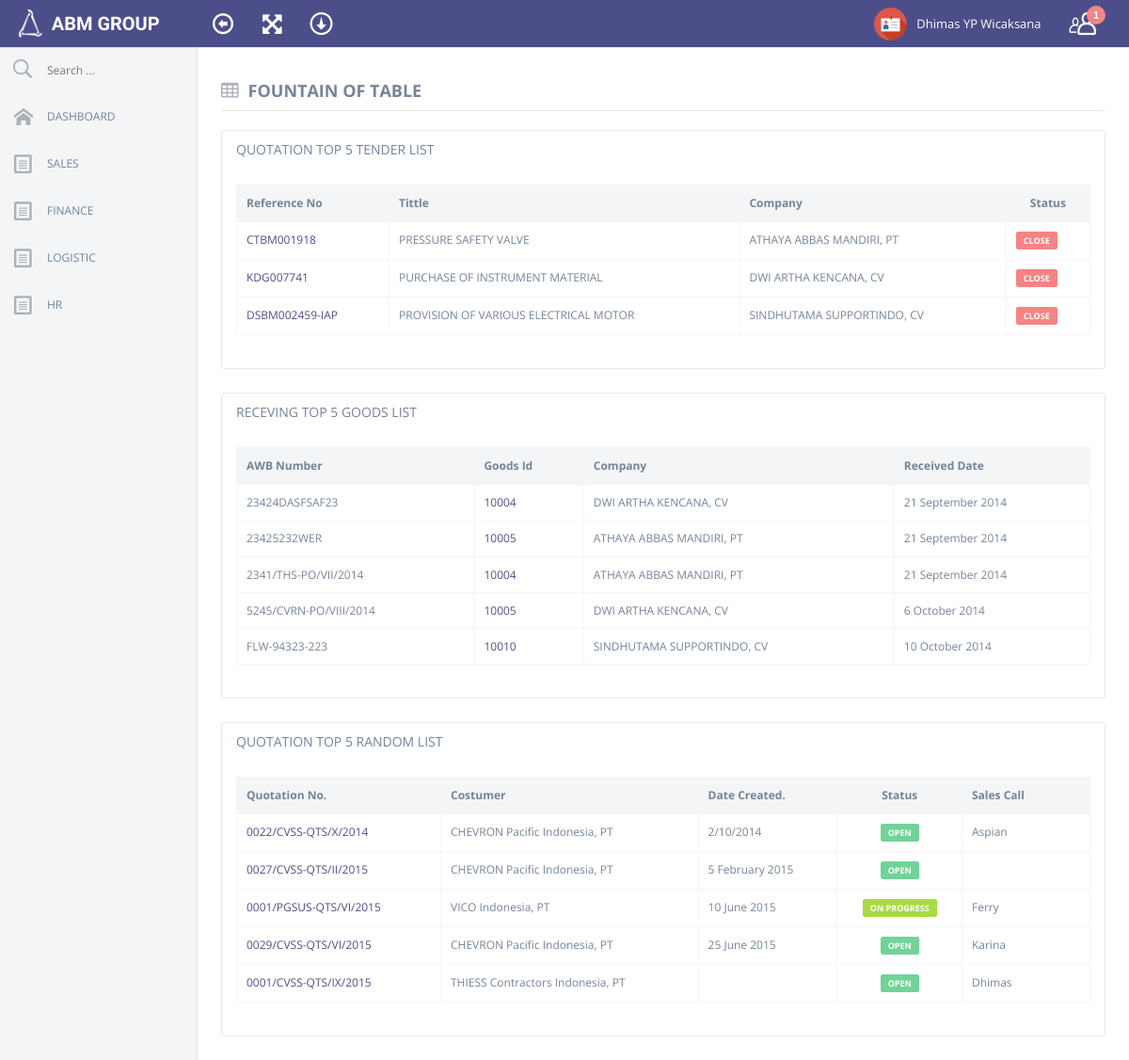
The app's page /dashboard.php?.idm=03b9dccb9f840822af6d4768c8194697&&dis-03b9dccb9f840822af6d4768c819469703b9dccb9f840822af6d4768c8194697 (signed in) with its own data.
### tables this page shows
CREATE TABLE IF NOT EXISTS `employee` (
`id_karyawan` int(255) NOT NULL,
  `no_pegawai` int(255) DEFAULT NULL,
  `join_date` varchar(100) DEFAULT '',
  `status_karyawan` varchar(1000) DEFAULT '',
  `kode_company` varchar(100) DEFAULT '',
  `nama_depan` varchar(1000) DEFAULT '',
  `nama_tengah` varchar(1000) DEFAULT '',
  `nama_belakang` varchar(1000) DEFAULT '',
  `tempat_lahir` varchar(1000) DEFAULT '',
  `ttl_karyawan` varchar(1000) DEFAULT '',
  `alamat_karyawan` varchar(1000) DEFAULT '',
  `kota_karyawan` varchar(1000) DEFAULT '',
  `kodepos_karyawan` int(255) DEFAULT NULL,
  `propinsi_karyawan` varchar(1000) DEFAULT '',
  `negara_karyawan` varchar(1000) DEFAULT '',
  `telpon_karyawan` varchar(1000) DEFAULT '',
  `mobile_karyawan` varchar(1000) DEFAULT '',
  `email_karyawan` varchar(1000) DEFAULT '',
  `job_tittle` varchar(1000) DEFAULT '',
  `basic_salary` int(255) DEFAULT NULL,
  `meals_salary` int(255) DEFAULT NULL,
  `npwp` varchar(1000) DEFAULT '',
  `bpjs` varchar(1000) DEFAULT '',
  `sex` varchar(1000) DEFAULT '',
  `martial_status` varchar(1000) DEFAULT '',
  `spouse_name` varchar(1000) DEFAULT '',
  `no_child` int(10) DEFAULT NULL,
  `emergency_contact` varchar(1000) DEFAULT '',
  `emergency_phone` varchar(1000) DEFAULT '',
  `id_type` varchar(1000) DEFAULT '',
  `id_no` varchar(1000) DEFAULT '',
  `foto` varchar(1000) DEFAULT '',
  `status` int(10) DEFAULT NULL,
  `vis` int(10) DEFAULT NULL,
  `create_user` varchar(1000) DEFAULT '',
  `create_date` varchar(1000) DEFAULT '',
  `modified_user` varchar(1000) DEFAULT '',
  `modified_date` varchar(1000) DEFAULT ''
);

CREATE TABLE IF NOT EXISTS `tender` (
`tenderId` int(11) unsigned NOT NULL,
  `companyId` varchar(11) DEFAULT NULL,
  `clientId` int(11) DEFAULT NULL,
  `currencyId` int(11) DEFAULT NULL,
  `referenceNo` varchar(1000) DEFAULT NULL,
  `tittleTender` text,
  `createDate` date DEFAULT NULL,
  `closeDate` date DEFAULT NULL,
  `salesCall` int(11) DEFAULT NULL,
  `statusTender` int(11) DEFAULT NULL,
  `remark` text,
  `modDate` date DEFAULT NULL,
  `modUser` int(11) DEFAULT NULL,
  `vis` int(11) DEFAULT NULL,
  `doc` text
);

CREATE TABLE IF NOT EXISTS `company` (
`id_company` int(255) NOT NULL,
  `akta_notaris` varchar(1000) NOT NULL DEFAULT '',
  `npwp` varchar(100) DEFAULT NULL,
  `type_industry` varchar(1000) DEFAULT NULL,
  `skala_usaha` varchar(100) DEFAULT NULL,
  `kode_company` varchar(1000) NOT NULL,
  `nama_company` varchar(1000) NOT NULL,
  `kota_lahir` varchar(100) NOT NULL,
  `tanggal_lahir` varchar(100) NOT NULL,
  `direktur` varchar(1000) NOT NULL,
  `coms_1` varchar(1000) DEFAULT NULL,
  `coms_2` varchar(1000) DEFAULT NULL,
  `alamat_company` text NOT NULL,
  `kota_company` varchar(1000) NOT NULL,
  `kodepos_company` int(255) NOT NULL,
  `propinsi_company` varchar(1000) NOT NULL,
  `negara_company` varchar(1000) NOT NULL,
  `telpon_company` varchar(1000) NOT NULL,
  `email_company` varchar(1000) NOT NULL,
  `situs` varchar(100) NOT NULL,
  `domain` varchar(1000) NOT NULL,
  `vis` int(10) NOT NULL,
  `create_user` varchar(1000) NOT NULL,
  `create_date` varchar(1000) NOT NULL,
  `modified_user` varchar(1000) NOT NULL,
  `modified_date` varchar(1000) NOT NULL
);

CREATE TABLE IF NOT EXISTS `inventory` (
`id_inv` int(255) NOT NULL,
  `noreg_inv` int(255) NOT NULL,
  `reference_no` varchar(1000) NOT NULL,
  `company_no` varchar(100) NOT NULL,
  `client_no` varchar(100) NOT NULL,
  `supplier_no` varchar(100) NOT NULL,
  `po_out` varchar(1000) NOT NULL,
  `goods_no` int(255) NOT NULL,
  `nama_barang` varchar(1000) NOT NULL,
  `jumlah` int(255) NOT NULL,
  `unit` varchar(100) NOT NULL,
  `date` varchar(1000) NOT NULL,
  `remark` varchar(1000) NOT NULL,
  `status` int(255) NOT NULL,
  `foto` varchar(100) NOT NULL,
  `swh` int(10) NOT NULL,
  `vis` int(10) NOT NULL,
  `create_user` varchar(1000) NOT NULL,
  `create_date` varchar(1000) NOT NULL,
  `modified_user` varchar(1000) NOT NULL,
  `modified_date` varchar(1000) NOT NULL
);

CREATE TABLE IF NOT EXISTS `quote` (
`id_quote` int(255) NOT NULL,
  `client_no` int(255) NOT NULL,
  `company_no` varchar(1000) NOT NULL,
  `kode` int(10) NOT NULL,
  `currency_no` int(255) NOT NULL,
  `quote_no` varchar(1000) NOT NULL,
  `reference_no` varchar(1000) NOT NULL,
  `date` varchar(1000) NOT NULL,
  `dateQts` date NOT NULL,
  `expired_days` int(255) NOT NULL,
  `create_user` varchar(1000) NOT NULL,
  `create_date` varchar(1000) NOT NULL,
  `tax` int(255) NOT NULL,
  `file_doc` varchar(1000) NOT NULL,
  `status` varchar(1000) NOT NULL,
  `vis` int(255) NOT NULL,
  `remark` text NOT NULL,
  `modified_user` varchar(1000) NOT NULL,
  `modified_date` varchar(1000) NOT NULL
);

CREATE TABLE IF NOT EXISTS `client` (
`id_client` int(255) NOT NULL,
  `nama_client` varchar(1000) DEFAULT '',
  `alamat_client` text,
  `kota_client` varchar(1000) DEFAULT '',
  `kodepos_client` int(255) DEFAULT NULL,
  `propinsi_client` varchar(1000) DEFAULT '',
  `negara_client` varchar(1000) DEFAULT '',
  `telpon_client` varchar(1000) DEFAULT '',
  `email_client` varchar(1000) DEFAULT '',
  `situs` varchar(100) DEFAULT '',
  `tags` varchar(1000) DEFAULT '',
  `vis` int(10) DEFAULT NULL,
  `logo` varchar(1000) DEFAULT '',
  `create_user` varchar(1000) DEFAULT '',
  `create_date` varchar(1000) DEFAULT '',
  `modified_user` varchar(1000) DEFAULT '',
  `modified_date` varchar(1000) DEFAULT ''
);

### dashboard.php (the view, shortened to what this page needs)
<?PHP
	  $id2=$_SESSION['SESS_MEMBER_ID'];
	  $tampil= mysql_query("select * from user where id_pegawai='$id2'");
	  $data_tampil = mysql_fetch_array($tampil);
	  $kd_role = $data_tampil['role'];
	if ($kd_role == "1") {
    include ("head_meta.php");
?>
<body>
<?PHP
include ("header.php");
include ("sidebar.php");
?>
<div id="content">
  <div class=content-wrapper>
    <div class="outlet">
          <div class=page-header>
            <h4><i class="fa-table s20"></i> FOUNTAIN OF TABLE</h4>
          </div>
      <div class=row>
        <div class="col-lg-12 col-md-12">
          <div class="panel panel-default plain panelMove panelRefresh">
            <div class="panel-heading white-bg">
              <h4 class=panel-title>QUOTATION TOP 5 TENDER LIST</h4>
            </div>
            <div class=panel-body>
              <table class="table table-bordered">
                <thead>
                  <tr>
                    <th>Reference No
                    <th>Tittle
                    <th>Company
                    <th class="text-center">Status
                <tbody>
          <?PHP
              $tdr= mysql_query("select * from tender order by tenderId limit 0, 5");
            While($tdr2= mysql_fetch_assoc($tdr))
              {
                echo '<tr>';
                echo '<td><a href="tenderView.php?kd='.$tdr2["tenderId"].'" target="_Blank">'.$tdr2['referenceNo'];
                echo '</a><td>'.$tdr2["tittleTender"];
                          $cmpy=$tdr2['companyId'];
                          $cmpy2= mysql_query("select * from `company` where kode_company='$cmpy'") or die(mysql_error());
                          $cmpy3= mysql_result($cmpy2, 0, 'nama_company');
                echo '<td>'.$cmpy3;
                          $todays_date = date("y-m-d");
                          $close_date = $tdr2['closeDate'];
                          $today = strtotime($todays_date);
                          $expiration_date = strtotime($close_date);
                            if ($expiration_date > $today) {
                              echo '<td>'.'<span class="label label-success">OPEN</span>';
                            } else {
                              echo '<td>'.'<span class="label label-danger">CLOSE</span>';
                            }
              }
          ?>
              </table>
            </div>
          </div>
        </div>
        <div class="col-lg-12 col-md-12">
          <div class="panel panel-default plain panelMove panelRefresh">
            <div class="panel-heading white-bg">
              <h4 class=panel-title>RECEVING TOP 5 GOODS LIST</h4>
            </div>
            <div class=panel-body>
              <table class="table table-bordered">
                <thead>
                  <tr>
                    <th>AWB Number
                    <th>Goods Id
                    <th>Company
                    <th>Received Date
                <tbody>
          <?PHP
              $inv= mysql_query("select * from inventory order by id_inv limit 0, 5");
            While($inv2= mysql_fetch_assoc($inv))
              {
                echo '<tr>';
                echo '<td>'.$inv2['reference_no'];
                echo '<td><a href="detail_barang.php?kd='.$inv2["goods_no"].'" target="_Blank">'.$inv2['goods_no'];
                echo '</a>';
                          $cmpy=$inv2['company_no'];
                          $cmpy2= mysql_query("select * from `company` where kode_company='$cmpy'") or die(mysql_error());
                          $cmpy3= mysql_result($cmpy2, 0, 'nama_company');
                echo '<td>'.$cmpy3;
                echo '<td>'.$inv2["create_date"];
              }
          ?>
              </table>
            </div>
          </div>
        </div>
        <div class="col-lg-12 col-md-12">
          <div class="panel panel-default plain panelMove panelRefresh">
            <div class="panel-heading white-bg">
              <h4 class=panel-title>QUOTATION TOP 5 RANDOM LIST</h4>
            </div>
            <div class=panel-body>
              <table class="table table-bordered">
                <thead>
                  <tr>
                    <th>Quotation No.
                    <th>Costumer
                    <th>Date Created.
                    <th class="text-center">Status
                    <th class=per15>Sales Call
                <tbody>
          <?PHP $qt= mysql_query("select * from quote order by rand() limit 0, 5");
            While($qt2= mysql_fetch_assoc($qt))
              {
                echo '<tr>';
                echo '<td><a href="detail_penawaran.php?qo='.$qt2["quote_no"].'" target="_Blank">'.$qt2['quote_no'];
                          $clnt=$qt2['client_no'];
                          $clnt2= mysql_query("select * from `client` where id_client='$clnt'") or die(mysql_error());
                          $clnt3= mysql_result($clnt2, 0, 'nama_client');
                echo '</a><td>'.$clnt3;
                echo '<td>'.$qt2['date'];
                echo '<td class="text-center">';
                          $dt= $qt2['status'];
                          if ($dt == "10") { echo '<span class="label label-success">OPEN</span>'; }
                          else if ($dt == "11") { echo '<span class="label label-lime">ON PROGRESS</span>'; }
                          else if ($dt == "12") { echo '<span class="label label-danger">EXPIRED</span>'; }
                          else if ($dt == "13") { echo '<span class="label label-yellow">CLOSE</span>'; }
                          else if ($dt == "14") { echo '<a href="detail_quote.php"><span class="label label-purple">INVOICE</span></a>'; }
                          $sal=$qt2['quote_no'];
                          $sal2= mysql_query("select * from `tlquote` where noQuote='$sal'") or die(mysql_error());
                          $sal3= mysql_result($sal2, 0, 'salesQuote');
                          $sal4= mysql_query("select * from `employee` where no_pegawai='$sal3'") or die(mysql_error());
                          $sal5= mysql_result($sal4, 0, 'nama_depan');
                echo '<td>'.$sal5;
              }
          ?>
              </table>
            </div>
          </div>
        </div>
      </div>
</div>
<?PHP 	}  else { header("Location: error_page.php"); } ?>

### head_meta.php (shortened to what this page needs)
<!DOCTYPE html>
<html lang=en>
<head>
<link rel=stylesheet href=assets/css/main.min.css>

### header.php (shortened to what this page needs)
Start #header -->
<div id="header">
  <div class=container-fluid>
    <div class=navbar>
      <div class="navbar-header">
        <a class=navbar-brand href=dashboard.php>
          <img style="margin: 5px 5px 10px 20px;" width="25" height="30" src=assets/img/logo01.png>
            <span class=text-logo>ABM GROUP</span><span class=text-slogan></span></a></div>
              <nav class=top-nav role=navigation>
                <ul class="nav navbar-nav pull-left">
                  <li id="toggle-sidebar-li"><a href=# id="toggle-sidebar"><i class=en-arrow-left2></i></a></li>
                  <li><a href=# class=full-screen><i class=fa-fullscreen></i></a></li>
                  <li><a href=# id="toggle-header-area"><i class=ec-download></i></a></li>
                </ul>
        <ul class="nav navbar-nav pull-right">
          <?PHP
                $idu= $data_tampil['nama_pegawai'];
                $idu2= mysql_query("select * from employee where nama_depan='$idu'") or die(mysql_error());
                $idu4= mysql_result($idu2, 0, 'nama_depan');
                $idu5= mysql_result($idu2, 0, 'nama_tengah');
                $idu6= mysql_result($idu2, 0, 'nama_belakang');
          ?>
          <li class=dropdown>
            <a href=# data-toggle=dropdown>
              <img class=user-avatar src=assets/img/ico/profile.png >
              <?PHP echo $idu4 ?> <?PHP echo $idu5 ?> <?PHP echo $idu6 ?>
            </a>
          </li>
          <li id="toggle-right-sidebar-li"><a href=# id="toggle-right-sidebar"><i class="ec-users"></i> <span class="notification">1</span></a></li>
        </ul>
      </nav>
    </div>
  </div>
</div>

### sidebar.php (shortened to what this page needs)
<div id=sidebar>
  <div class="sidebar-inner">
    <ul id="sideNav" class="nav nav-pills nav-stacked">
      <li class=top-search>
        <form>
          <input name=search placeholder="Search ...">
          <button type=submit><i class="ec-search s20"></i></button>
        </form>
      </li>
      	<li><a href=dashboard.php><i class=im-home></i> DASHBOARD</a></li>
      <li><a href=#>SALES <i class=im-file></i></a>
      </li>
      <li><a href=#>FINANCE <i class=im-file></i></a>
      </li>
      <li><a href=#>LOGISTIC <i class=im-file></i></a>
      </li>
      <li><a href=#>HR <i class=im-file></i></a>
      </li>
    </ul>
  </div>
</div>

### records on screen
employee: nama_depan "Dhimas", nama_belakang "YP Wicaksana"
tender: referenceNo "CTBM001918", tittleTender "PRESSURE SAFETY VALVE", company.nama_company "ATHAYA ABBAS MANDIRI, PT", closeDate "CLOSE"
tender: referenceNo "KDG007741", tittleTender "PURCHASE OF INSTRUMENT MATERIAL", company.nama_company "DWI ARTHA KENCANA, CV", closeDate "CLOSE"
tender: referenceNo "DSBM002459-IAP", tittleTender "PROVISION OF VARIOUS ELECTRICAL MOTOR", company.nama_company "SINDHUTAMA SUPPORTINDO, CV", closeDate "CLOSE"
inventory: reference_no "23424DASFSAF23", goods_no "10004", company.nama_company "DWI ARTHA KENCANA, CV", create_date "21 September 2014"
inventory: reference_no "23425232WER", goods_no "10005", company.nama_company "ATHAYA ABBAS MANDIRI, PT", create_date "21 September 2014"
inventory: reference_no "2341/THS-PO/VII/2014", goods_no "10004", company.nama_company "ATHAYA ABBAS MANDIRI, PT", create_date "21 September 2014"
inventory: reference_no "5245/CVRN-PO/VIII/2014", goods_no "10005", company.nama_company "DWI ARTHA KENCANA, CV", create_date "6 October 2014"
inventory: reference_no "FLW-94323-223", goods_no "10010", company.nama_company "SINDHUTAMA SUPPORTINDO, CV", create_date "10 October 2014"
quote: quote_no "0022/CVSS-QTS/X/2014", client.nama_client "CHEVRON Pacific Indonesia, PT", date "2/10/2014", status "OPEN", employee.nama_depan "Aspian"
quote: quote_no "0027/CVSS-QTS/II/2015", client.nama_client "CHEVRON Pacific Indonesia, PT", date "5 February 2015", status "OPEN"
quote: quote_no "0001/PGSUS-QTS/VI/2015", client.nama_client "VICO Indonesia, PT", date "10 June 2015", status "ON PROGRESS", employee.nama_depan "Ferry"
quote: quote_no "0029/CVSS-QTS/VI/2015", client.nama_client "CHEVRON Pacific Indonesia, PT", date "25 June 2015", status "OPEN", employee.nama_depan "Karina"
quote: quote_no "0001/CVSS-QTS/IX/2015", client.nama_client "THIESS Contractors Indonesia, PT", status "OPEN", employee.nama_depan "Dhimas"
